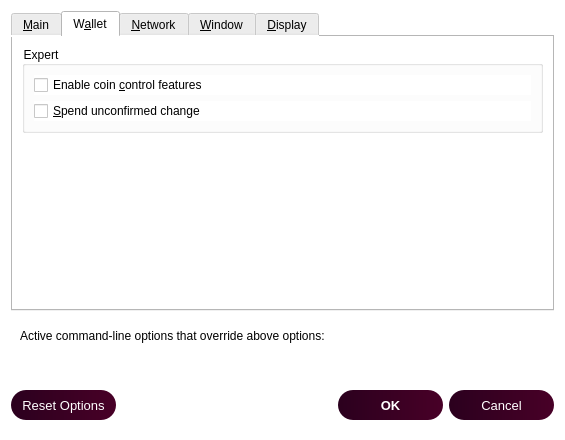
<?xml version="1.0" encoding="UTF-8"?>
<ui version="4.0">
 <class>OptionsDialog</class>
 <widget class="QDialog" name="OptionsDialog">
  <property name="geometry">
   <rect>
    <x>0</x>
    <y>0</y>
    <width>565</width>
    <height>440</height>
   </rect>
  </property>
  <property name="windowTitle">
   <string>Options</string>
  </property>
  <property name="styleSheet">
   <string notr="true">background-color: white;</string>
  </property>
  <property name="modal">
   <bool>true</bool>
  </property>
  <layout class="QVBoxLayout" name="verticalLayout">
   <item>
    <widget class="QTabWidget" name="tabWidget">
     <property name="styleSheet">
      <string notr="true">background-color: white;</string>
     </property>
     <property name="currentIndex">
      <number>1</number>
     </property>
     <widget class="QWidget" name="tabMain">
      <attribute name="title">
       <string>&amp;Main</string>
      </attribute>
      <layout class="QVBoxLayout" name="verticalLayout_Main">
       <item>
        <widget class="QCheckBox" name="bitcoinAtStartup">
         <property name="toolTip">
          <string>Automatically start %1 after logging in to the system.</string>
         </property>
         <property name="text">
          <string>&amp;Start %1 on system login</string>
         </property>
        </widget>
       </item>
       <item>
        <layout class="QHBoxLayout" name="horizontalLayout_2_Main">
         <item>
          <widget class="QLabel" name="databaseCacheLabel">
           <property name="text">
            <string>Size of &amp;database cache</string>
           </property>
           <property name="textFormat">
            <enum>Qt::PlainText</enum>
           </property>
           <property name="buddy">
            <cstring>databaseCache</cstring>
           </property>
          </widget>
         </item>
         <item>
          <widget class="QSpinBox" name="databaseCache">
           <property name="styleSheet">
            <string notr="true"/>
           </property>
          </widget>
         </item>
         <item>
          <widget class="QLabel" name="databaseCacheUnitLabel">
           <property name="text">
            <string>MB</string>
           </property>
           <property name="textFormat">
            <enum>Qt::PlainText</enum>
           </property>
          </widget>
         </item>
         <item>
          <spacer name="horizontalSpacer_2_Main">
           <property name="orientation">
            <enum>Qt::Horizontal</enum>
           </property>
           <property name="sizeHint" stdset="0">
            <size>
             <width>40</width>
             <height>20</height>
            </size>
           </property>
          </spacer>
         </item>
        </layout>
       </item>
       <item>
        <layout class="QHBoxLayout" name="horizontalLayout_3_Main">
         <item>
          <widget class="QLabel" name="threadsScriptVerifLabel">
           <property name="text">
            <string>Number of script &amp;verification threads</string>
           </property>
           <property name="textFormat">
            <enum>Qt::PlainText</enum>
           </property>
           <property name="buddy">
            <cstring>threadsScriptVerif</cstring>
           </property>
          </widget>
         </item>
         <item>
          <widget class="QSpinBox" name="threadsScriptVerif">
           <property name="toolTip">
            <string>(0 = auto, &lt;0 = leave that many cores free)</string>
           </property>
          </widget>
         </item>
         <item>
          <spacer name="horizontalSpacer_3_Main">
           <property name="orientation">
            <enum>Qt::Horizontal</enum>
           </property>
           <property name="sizeHint" stdset="0">
            <size>
             <width>40</width>
             <height>20</height>
            </size>
           </property>
          </spacer>
         </item>
        </layout>
       </item>
       <item>
        <spacer name="verticalSpacer_Main">
         <property name="orientation">
          <enum>Qt::Vertical</enum>
         </property>
         <property name="sizeHint" stdset="0">
          <size>
           <width>20</width>
           <height>40</height>
          </size>
         </property>
        </spacer>
       </item>
      </layout>
     </widget>
     <widget class="QWidget" name="tabWallet">
      <attribute name="title">
       <string>W&amp;allet</string>
      </attribute>
      <layout class="QVBoxLayout" name="verticalLayout_Wallet">
       <item>
        <widget class="QGroupBox" name="groupBox">
         <property name="styleSheet">
          <string notr="true">background-color: white;</string>
         </property>
         <property name="title">
          <string>Expert</string>
         </property>
         <layout class="QVBoxLayout" name="verticalLayout_2">
          <item>
           <widget class="QCheckBox" name="coinControlFeatures">
            <property name="toolTip">
             <string>Whether to show coin control features or not.</string>
            </property>
            <property name="text">
             <string>Enable coin &amp;control features</string>
            </property>
           </widget>
          </item>
          <item>
           <widget class="QCheckBox" name="spendZeroConfChange">
            <property name="toolTip">
             <string>If you disable the spending of unconfirmed change, the change from a transaction cannot be used until that transaction has at least one confirmation. This also affects how your balance is computed.</string>
            </property>
            <property name="text">
             <string>&amp;Spend unconfirmed change</string>
            </property>
           </widget>
          </item>
         </layout>
        </widget>
       </item>
       <item>
        <spacer name="verticalSpacer_Wallet">
         <property name="orientation">
          <enum>Qt::Vertical</enum>
         </property>
         <property name="sizeHint" stdset="0">
          <size>
           <width>20</width>
           <height>40</height>
          </size>
         </property>
        </spacer>
       </item>
      </layout>
     </widget>
     <widget class="QWidget" name="tabNetwork">
      <attribute name="title">
       <string>&amp;Network</string>
      </attribute>
      <layout class="QVBoxLayout" name="verticalLayout_Network">
       <item>
        <widget class="QCheckBox" name="mapPortUpnp">
         <property name="toolTip">
          <string>Automatically open the Bitcoin client port on the router. This only works when your router supports UPnP and it is enabled.</string>
         </property>
         <property name="text">
          <string>Map port using &amp;UPnP</string>
         </property>
        </widget>
       </item>
       <item>
        <widget class="QCheckBox" name="allowIncoming">
         <property name="toolTip">
          <string>Accept connections from outside</string>
         </property>
         <property name="text">
          <string>Allow incoming connections</string>
         </property>
        </widget>
       </item>
       <item>
        <widget class="QCheckBox" name="connectSocks">
         <property name="toolTip">
          <string>Connect to the Bitcoin network through a SOCKS5 proxy.</string>
         </property>
         <property name="text">
          <string>&amp;Connect through SOCKS5 proxy (default proxy):</string>
         </property>
        </widget>
       </item>
       <item>
        <layout class="QHBoxLayout" name="horizontalLayout_1_Network">
         <item>
          <widget class="QLabel" name="proxyIpLabel">
           <property name="text">
            <string>Proxy &amp;IP:</string>
           </property>
           <property name="textFormat">
            <enum>Qt::PlainText</enum>
           </property>
           <property name="buddy">
            <cstring>proxyIp</cstring>
           </property>
          </widget>
         </item>
         <item>
          <widget class="QValidatedLineEdit" name="proxyIp">
           <property name="minimumSize">
            <size>
             <width>140</width>
             <height>35</height>
            </size>
           </property>
           <property name="maximumSize">
            <size>
             <width>140</width>
             <height>35</height>
            </size>
           </property>
           <property name="toolTip">
            <string>IP address of the proxy (e.g. IPv4: 127.0.0.1 / IPv6: ::1)</string>
           </property>
           <property name="styleSheet">
            <string notr="true">background-color:rgba(247, 247, 247, 250);
color:black;
border-radius:5px;
border-style:solid;
border-color:gray;
border-width:thin;
padding-left: 10;
</string>
           </property>
          </widget>
         </item>
         <item>
          <widget class="QLabel" name="proxyPortLabel">
           <property name="text">
            <string>&amp;Port:</string>
           </property>
           <property name="textFormat">
            <enum>Qt::PlainText</enum>
           </property>
           <property name="buddy">
            <cstring>proxyPort</cstring>
           </property>
          </widget>
         </item>
         <item>
          <widget class="QLineEdit" name="proxyPort">
           <property name="minimumSize">
            <size>
             <width>55</width>
             <height>35</height>
            </size>
           </property>
           <property name="maximumSize">
            <size>
             <width>55</width>
             <height>35</height>
            </size>
           </property>
           <property name="toolTip">
            <string>Port of the proxy (e.g. 9050)</string>
           </property>
           <property name="styleSheet">
            <string notr="true">background-color:rgba(247, 247, 247, 250);
color:black;
border-radius:5px;
border-style:solid;
border-color:gray;
border-width:thin;
padding-left: 10;
</string>
           </property>
          </widget>
         </item>
         <item>
          <spacer name="horizontalSpacer_1_Network">
           <property name="orientation">
            <enum>Qt::Horizontal</enum>
           </property>
           <property name="sizeHint" stdset="0">
            <size>
             <width>40</width>
             <height>20</height>
            </size>
           </property>
          </spacer>
         </item>
        </layout>
       </item>
       <item>
        <layout class="QHBoxLayout" name="horizontalLayout_2_Network">
         <item>
          <widget class="QLabel" name="proxyActiveNets">
           <property name="text">
            <string>Used for reaching peers via:</string>
           </property>
           <property name="textFormat">
            <enum>Qt::PlainText</enum>
           </property>
          </widget>
         </item>
         <item>
          <widget class="QCheckBox" name="proxyReachIPv4">
           <property name="enabled">
            <bool>false</bool>
           </property>
           <property name="toolTip">
            <string>Shows, if the supplied default SOCKS5 proxy is used to reach peers via this network type.</string>
           </property>
           <property name="text">
            <string/>
           </property>
          </widget>
         </item>
         <item>
          <widget class="QLabel" name="proxyReachIPv4Label">
           <property name="text">
            <string>IPv4</string>
           </property>
           <property name="textFormat">
            <enum>Qt::PlainText</enum>
           </property>
          </widget>
         </item>
         <item>
          <widget class="QCheckBox" name="proxyReachIPv6">
           <property name="enabled">
            <bool>false</bool>
           </property>
           <property name="toolTip">
            <string>Shows, if the supplied default SOCKS5 proxy is used to reach peers via this network type.</string>
           </property>
           <property name="text">
            <string/>
           </property>
          </widget>
         </item>
         <item>
          <widget class="QLabel" name="proxyReachIPv6Label">
           <property name="text">
            <string>IPv6</string>
           </property>
           <property name="textFormat">
            <enum>Qt::PlainText</enum>
           </property>
          </widget>
         </item>
         <item>
          <widget class="QCheckBox" name="proxyReachTor">
           <property name="enabled">
            <bool>false</bool>
           </property>
           <property name="toolTip">
            <string>Shows, if the supplied default SOCKS5 proxy is used to reach peers via this network type.</string>
           </property>
           <property name="text">
            <string/>
           </property>
          </widget>
         </item>
         <item>
          <widget class="QLabel" name="proxyReachTorLabel">
           <property name="text">
            <string>Tor</string>
           </property>
           <property name="textFormat">
            <enum>Qt::PlainText</enum>
           </property>
          </widget>
         </item>
         <item>
          <spacer name="horizontalSpacer_2_Network">
           <property name="orientation">
            <enum>Qt::Horizontal</enum>
           </property>
           <property name="sizeHint" stdset="0">
            <size>
             <width>40</width>
             <height>20</height>
            </size>
           </property>
          </spacer>
         </item>
        </layout>
       </item>
       <item>
        <widget class="QCheckBox" name="connectSocksTor">
         <property name="toolTip">
          <string>Connect to the Bitcoin network through a separate SOCKS5 proxy for Tor hidden services.</string>
         </property>
         <property name="text">
          <string>Use separate SOCKS5 proxy to reach peers via Tor hidden services:</string>
         </property>
        </widget>
       </item>
       <item>
        <layout class="QHBoxLayout" name="horizontalLayout_3_Network">
         <item>
          <widget class="QLabel" name="proxyIpTorLabel">
           <property name="text">
            <string>Proxy &amp;IP:</string>
           </property>
           <property name="textFormat">
            <enum>Qt::PlainText</enum>
           </property>
           <property name="buddy">
            <cstring>proxyIpTor</cstring>
           </property>
          </widget>
         </item>
         <item>
          <widget class="QValidatedLineEdit" name="proxyIpTor">
           <property name="minimumSize">
            <size>
             <width>140</width>
             <height>35</height>
            </size>
           </property>
           <property name="maximumSize">
            <size>
             <width>140</width>
             <height>35</height>
            </size>
           </property>
           <property name="toolTip">
            <string>IP address of the proxy (e.g. IPv4: 127.0.0.1 / IPv6: ::1)</string>
           </property>
           <property name="styleSheet">
            <string notr="true">background-color:rgba(247, 247, 247, 250);
color:black;
border-radius:5px;
border-style:solid;
border-color:gray;
border-width:thin;
padding-left: 10;
</string>
           </property>
          </widget>
         </item>
         <item>
          <widget class="QLabel" name="proxyPortTorLabel">
           <property name="text">
            <string>&amp;Port:</string>
           </property>
           <property name="textFormat">
            <enum>Qt::PlainText</enum>
           </property>
           <property name="buddy">
            <cstring>proxyPortTor</cstring>
           </property>
          </widget>
         </item>
         <item>
          <widget class="QLineEdit" name="proxyPortTor">
           <property name="minimumSize">
            <size>
             <width>55</width>
             <height>35</height>
            </size>
           </property>
           <property name="maximumSize">
            <size>
             <width>55</width>
             <height>35</height>
            </size>
           </property>
           <property name="toolTip">
            <string>Port of the proxy (e.g. 9050)</string>
           </property>
           <property name="styleSheet">
            <string notr="true">background-color:rgba(247, 247, 247, 250);
color:black;
border-radius:5px;
border-style:solid;
border-color:gray;
border-width:thin;
padding-left: 10;
</string>
           </property>
          </widget>
         </item>
         <item>
          <spacer name="horizontalSpacer_4_Network">
           <property name="orientation">
            <enum>Qt::Horizontal</enum>
           </property>
           <property name="sizeHint" stdset="0">
            <size>
             <width>40</width>
             <height>20</height>
            </size>
           </property>
          </spacer>
         </item>
        </layout>
       </item>
       <item>
        <spacer name="verticalSpacer_Network">
         <property name="orientation">
          <enum>Qt::Vertical</enum>
         </property>
         <property name="sizeHint" stdset="0">
          <size>
           <width>20</width>
           <height>40</height>
          </size>
         </property>
        </spacer>
       </item>
      </layout>
     </widget>
     <widget class="QWidget" name="tabWindow">
      <attribute name="title">
       <string>&amp;Window</string>
      </attribute>
      <layout class="QVBoxLayout" name="verticalLayout_Window">
       <item>
        <widget class="QCheckBox" name="hideTrayIcon">
         <property name="toolTip">
          <string>&amp;Hide the icon from the system tray.</string>
         </property>
         <property name="text">
          <string>Hide tray icon</string>
         </property>
        </widget>
       </item>
       <item>
        <widget class="QCheckBox" name="minimizeToTray">
         <property name="toolTip">
          <string>Show only a tray icon after minimizing the window.</string>
         </property>
         <property name="text">
          <string>&amp;Minimize to the tray instead of the taskbar</string>
         </property>
        </widget>
       </item>
       <item>
        <widget class="QCheckBox" name="minimizeOnClose">
         <property name="toolTip">
          <string>Minimize instead of exit the application when the window is closed. When this option is enabled, the application will be closed only after selecting Exit in the menu.</string>
         </property>
         <property name="text">
          <string>M&amp;inimize on close</string>
         </property>
        </widget>
       </item>
       <item>
        <spacer name="verticalSpacer_Window">
         <property name="orientation">
          <enum>Qt::Vertical</enum>
         </property>
         <property name="sizeHint" stdset="0">
          <size>
           <width>20</width>
           <height>40</height>
          </size>
         </property>
        </spacer>
       </item>
      </layout>
     </widget>
     <widget class="QWidget" name="tabDisplay">
      <attribute name="title">
       <string>&amp;Display</string>
      </attribute>
      <layout class="QVBoxLayout" name="verticalLayout_Display">
       <item>
        <layout class="QHBoxLayout" name="horizontalLayout_1_Display">
         <item>
          <widget class="QLabel" name="langLabel">
           <property name="text">
            <string>User Interface &amp;language:</string>
           </property>
           <property name="textFormat">
            <enum>Qt::PlainText</enum>
           </property>
           <property name="buddy">
            <cstring>lang</cstring>
           </property>
          </widget>
         </item>
         <item>
          <widget class="QValueComboBox" name="lang">
           <property name="minimumSize">
            <size>
             <width>0</width>
             <height>35</height>
            </size>
           </property>
           <property name="maximumSize">
            <size>
             <width>16777215</width>
             <height>35</height>
            </size>
           </property>
           <property name="toolTip">
            <string>The user interface language can be set here. This setting will take effect after restarting %1.</string>
           </property>
           <property name="styleSheet">
            <string notr="true">background-color:rgba(247, 247, 247, 250);
color:black;
border-radius:5px;
border-style:solid;
border-color:gray;
border-width:thin;
padding-left: 10;
</string>
           </property>
          </widget>
         </item>
        </layout>
       </item>
       <item>
        <layout class="QHBoxLayout" name="horizontalLayout_2_Display">
         <item>
          <widget class="QLabel" name="unitLabel">
           <property name="text">
            <string>&amp;Unit to show amounts in:</string>
           </property>
           <property name="textFormat">
            <enum>Qt::PlainText</enum>
           </property>
           <property name="buddy">
            <cstring>unit</cstring>
           </property>
          </widget>
         </item>
         <item>
          <widget class="QValueComboBox" name="unit">
           <property name="minimumSize">
            <size>
             <width>0</width>
             <height>35</height>
            </size>
           </property>
           <property name="maximumSize">
            <size>
             <width>16777215</width>
             <height>35</height>
            </size>
           </property>
           <property name="toolTip">
            <string>Choose the default subdivision unit to show in the interface and when sending coins.</string>
           </property>
           <property name="styleSheet">
            <string notr="true">background-color:rgba(247, 247, 247, 250);
color:black;
border-radius:5px;
border-style:solid;
border-color:gray;
border-width:thin;
padding-left: 10;
</string>
           </property>
          </widget>
         </item>
        </layout>
       </item>
       <item>
        <layout class="QHBoxLayout" name="horizontalLayout_3_Display">
         <item>
          <widget class="QLabel" name="thirdPartyTxUrlsLabel">
           <property name="toolTip">
            <string>Third party URLs (e.g. a block explorer) that appear in the transactions tab as context menu items. %s in the URL is replaced by transaction hash. Multiple URLs are separated by vertical bar |.</string>
           </property>
           <property name="text">
            <string>Third party transaction URLs</string>
           </property>
           <property name="buddy">
            <cstring>thirdPartyTxUrls</cstring>
           </property>
          </widget>
         </item>
         <item>
          <widget class="QLineEdit" name="thirdPartyTxUrls">
           <property name="minimumSize">
            <size>
             <width>0</width>
             <height>35</height>
            </size>
           </property>
           <property name="maximumSize">
            <size>
             <width>16777215</width>
             <height>35</height>
            </size>
           </property>
           <property name="toolTip">
            <string>Third party URLs (e.g. a block explorer) that appear in the transactions tab as context menu items. %s in the URL is replaced by transaction hash. Multiple URLs are separated by vertical bar |.</string>
           </property>
           <property name="styleSheet">
            <string notr="true">background-color:rgba(247, 247, 247, 250);
color:black;
border-radius:5px;
border-style:solid;
border-color:gray;
border-width:thin;
padding-left: 10;
</string>
           </property>
          </widget>
         </item>
        </layout>
       </item>
       <item>
        <layout class="QHBoxLayout" name="horizontalLayout">
         <property name="bottomMargin">
          <number>0</number>
         </property>
         <item>
          <widget class="QLabel" name="currencyLabel">
           <property name="text">
            <string>Price Indicator Currency</string>
           </property>
          </widget>
         </item>
         <item>
          <widget class="QValueComboBox" name="currency">
           <property name="minimumSize">
            <size>
             <width>0</width>
             <height>35</height>
            </size>
           </property>
           <property name="maximumSize">
            <size>
             <width>16777215</width>
             <height>35</height>
            </size>
           </property>
           <property name="styleSheet">
            <string notr="true">background-color:rgba(247, 247, 247, 250);
color:black;
border-radius:5px;
border-style:solid;
border-color:gray;
border-width:thin;
padding-left: 10;
</string>
           </property>
          </widget>
         </item>
        </layout>
       </item>
       <item>
        <spacer name="verticalSpacer_Display">
         <property name="orientation">
          <enum>Qt::Vertical</enum>
         </property>
         <property name="sizeHint" stdset="0">
          <size>
           <width>20</width>
           <height>40</height>
          </size>
         </property>
        </spacer>
       </item>
      </layout>
     </widget>
    </widget>
   </item>
   <item>
    <widget class="QFrame" name="frame">
     <layout class="QVBoxLayout" name="verticalLayout_Bottom">
      <item>
       <layout class="QHBoxLayout" name="horizontalLayout_Bottom">
        <item>
         <widget class="QLabel" name="overriddenByCommandLineInfoLabel">
          <property name="text">
           <string>Active command-line options that override above options:</string>
          </property>
          <property name="textFormat">
           <enum>Qt::PlainText</enum>
          </property>
         </widget>
        </item>
        <item>
         <spacer name="horizontalSpacer_Bottom">
          <property name="orientation">
           <enum>Qt::Horizontal</enum>
          </property>
          <property name="sizeHint" stdset="0">
           <size>
            <width>40</width>
            <height>20</height>
           </size>
          </property>
         </spacer>
        </item>
       </layout>
      </item>
      <item>
       <widget class="QLabel" name="overriddenByCommandLineLabel">
        <property name="text">
         <string/>
        </property>
        <property name="textFormat">
         <enum>Qt::PlainText</enum>
        </property>
        <property name="wordWrap">
         <bool>true</bool>
        </property>
       </widget>
      </item>
     </layout>
    </widget>
   </item>
   <item>
    <layout class="QHBoxLayout" name="horizontalLayout_Buttons">
     <item>
      <widget class="QPushButton" name="resetButton">
       <property name="font">
        <font>
         <pointsize>10</pointsize>
        </font>
       </property>
       <property name="toolTip">
        <string>Reset all client options to default.</string>
       </property>
       <property name="styleSheet">
        <string notr="true">background: QLinearGradient(x1: 0, y1: 0, x2: 1, y2: 0, stop: 0 #2b001e, stop: 1 #480027);
color: white;
border-radius:15px;
height:30px;
width:105px;</string>
       </property>
       <property name="text">
        <string>Reset Options</string>
       </property>
       <property name="autoDefault">
        <bool>false</bool>
       </property>
      </widget>
     </item>
     <item>
      <spacer name="horizontalSpacer_1">
       <property name="orientation">
        <enum>Qt::Horizontal</enum>
       </property>
       <property name="sizeHint" stdset="0">
        <size>
         <width>40</width>
         <height>48</height>
        </size>
       </property>
      </spacer>
     </item>
     <item>
      <widget class="QLabel" name="statusLabel">
       <property name="minimumSize">
        <size>
         <width>200</width>
         <height>0</height>
        </size>
       </property>
       <property name="font">
        <font>
         <weight>75</weight>
         <bold>true</bold>
        </font>
       </property>
       <property name="text">
        <string/>
       </property>
       <property name="textFormat">
        <enum>Qt::PlainText</enum>
       </property>
       <property name="wordWrap">
        <bool>true</bool>
       </property>
      </widget>
     </item>
     <item>
      <spacer name="horizontalSpacer_2">
       <property name="orientation">
        <enum>Qt::Horizontal</enum>
       </property>
       <property name="sizeHint" stdset="0">
        <size>
         <width>40</width>
         <height>48</height>
        </size>
       </property>
      </spacer>
     </item>
     <item>
      <widget class="QPushButton" name="okButton">
       <property name="font">
        <font>
         <pointsize>10</pointsize>
         <weight>75</weight>
         <bold>true</bold>
        </font>
       </property>
       <property name="styleSheet">
        <string notr="true">background: QLinearGradient(x1: 0, y1: 0, x2: 1, y2: 0, stop: 0 #2b001e, stop: 1 #480027);
color: white;
border-radius:15px;
height:30px;
width:105px;</string>
       </property>
       <property name="text">
        <string>OK</string>
       </property>
       <property name="autoDefault">
        <bool>false</bool>
       </property>
       <property name="default">
        <bool>true</bool>
       </property>
      </widget>
     </item>
     <item>
      <widget class="QPushButton" name="cancelButton">
       <property name="font">
        <font>
         <pointsize>10</pointsize>
        </font>
       </property>
       <property name="styleSheet">
        <string notr="true">background: QLinearGradient(x1: 0, y1: 0, x2: 1, y2: 0, stop: 0 #2b001e, stop: 1 #480027);
color: white;
border-radius:15px;
height:30px;
width:105px;</string>
       </property>
       <property name="text">
        <string>Cancel</string>
       </property>
       <property name="autoDefault">
        <bool>false</bool>
       </property>
      </widget>
     </item>
    </layout>
   </item>
  </layout>
 </widget>
 <customwidgets>
  <customwidget>
   <class>QValidatedLineEdit</class>
   <extends>QLineEdit</extends>
   <header>qvalidatedlineedit.h</header>
  </customwidget>
  <customwidget>
   <class>QValueComboBox</class>
   <extends>QComboBox</extends>
   <header>qvaluecombobox.h</header>
  </customwidget>
 </customwidgets>
 <resources/>
 <connections/>
</ui>
